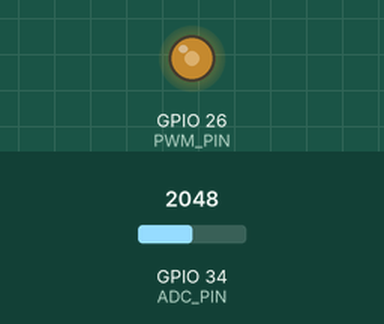
Simulated run of this sketch. Board: ESP32. On the bench: output pins drawn as LEDs (lit = HIGH). The test bench sets the inputs (shaded band); at power-on: GPIO 34 (ADC_PIN) = 2048 (analog values on the 0–4095 scale). What the sketch prints to the serial monitor is not drawn.

Above: at 1.2 s.
1.3 s: GPIO 34 (ADC_PIN) set to 2866
At 1.9 s:
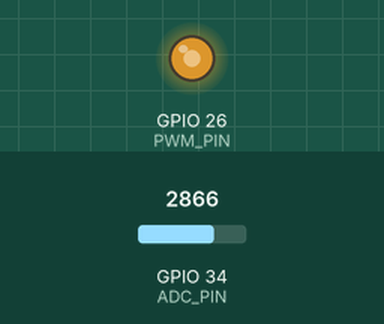
2.8 s: GPIO 34 (ADC_PIN) set to 3603
At 4.0 s:
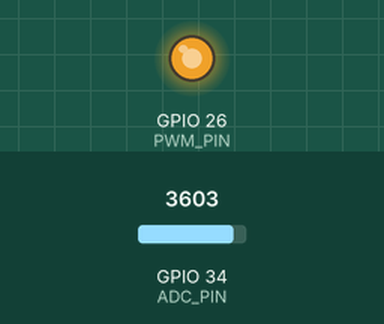
4.3 s: GPIO 34 (ADC_PIN) set to 491
At 5.3 s:
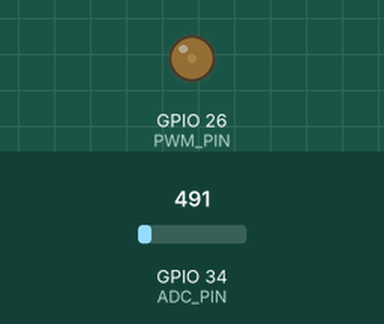
Timing chart, 0 to 7.3 s (numbered marks = the images above; inputs shaded):
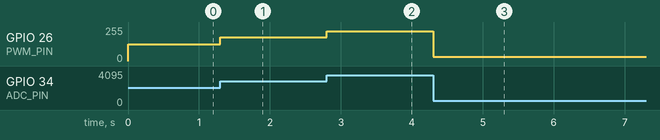

The sketch:

part2_pwm_reconstruction.ino
```cpp
/*
 * LAB1, Part 2 - Signal reconstruction via PWM + external low-pass filter
 * (ESP32, using the LEDC peripheral instead of STM32 hardware timers).
 *
 * PWM_FREQUENCY_HZ = 5000 Hz satisfies the assignment's ">= 10x the 500 Hz
 * sample rate" and ">= 5 kHz" requirements simultaneously.
 * PWM_RESOLUTION_BITS = 10 (1024 duty levels) comfortably fits the LEDC
 * peripheral's clock budget at 5 kHz (5000 * 1024 = 5.12 MHz, well under
 * the 80 MHz APB clock LEDC derives from).
 *
 * The PWM pin must be followed externally by an active low-pass filter
 * with ~0 dB gain at the 500 Hz sample rate and <= -20 dB by 600 Hz (100 Hz
 * above it), per the assignment - that filter is analog hardware, not
 * firmware, and is not implemented here; see report/secciones/metodologia.tex
 * for the filter design notes (a 2nd-order Sallen-Key low-pass is
 * suggested, since a single RC stage cannot reach -20 dB within 100 Hz of
 * a 500 Hz cutoff).
 *
 * Wiring:
 *   - ADC_PIN (GPIO34)  -> wave generator output.
 *   - PWM_PIN (GPIO26, any LEDC-capable GPIO)
 *     -> input of the external active low-pass filter -> oscilloscope
 *        channel 2 (filter output), compared against the generator on
 *        channel 1.
 *
 * Duty cycle mapping: ADC code 0 -> 1% duty, ADC code 4095 -> 99% duty,
 * linearly interpolated, per the assignment's recommendation.
 */

const int ADC_PIN = 34;
const int PWM_PIN = 26;
const uint32_t SAMPLE_PERIOD_US = 2000;      // 2 ms -> 500 Hz sampling
const uint32_t PWM_FREQUENCY_HZ = 5000;      // >= 10x sample rate, >= 5 kHz
const int PWM_RESOLUTION_BITS = 10;          // 1024 duty levels
const int ADC_MAX_CODE = 4095;               // 12-bit

const float DUTY_MIN_FRAC = 0.01f;
const float DUTY_MAX_FRAC = 0.99f;

hw_timer_t *sampleTimer = NULL;
portMUX_TYPE timerMux = portMUX_INITIALIZER_UNLOCKED;

volatile bool sampleReady = false;
volatile uint16_t latestCode = 0;

uint32_t codeToDuty(uint16_t code) {
  float frac = (float)code / (float)ADC_MAX_CODE;
  float duty_frac = DUTY_MIN_FRAC + frac * (DUTY_MAX_FRAC - DUTY_MIN_FRAC);
  return (uint32_t)(duty_frac * ((1 << PWM_RESOLUTION_BITS) - 1));
}

void IRAM_ATTR onSampleTick() {
  portENTER_CRITICAL_ISR(&timerMux);
  uint16_t code = analogRead(ADC_PIN);
  ledcWrite(PWM_PIN, codeToDuty(code));
  latestCode = code;
  sampleReady = true;
  portEXIT_CRITICAL_ISR(&timerMux);
}

void setup() {
  analogReadResolution(12);
  Serial.begin(115200);

  ledcAttach(PWM_PIN, PWM_FREQUENCY_HZ, PWM_RESOLUTION_BITS); // Arduino-ESP32 core 3.x LEDC API (channel-less)
  ledcWrite(PWM_PIN, codeToDuty(0));

  sampleTimer = timerBegin(1000000);              // 1 MHz -> 1 tick = 1 us (Arduino-ESP32 core 3.x timer API)
  timerAttachInterrupt(sampleTimer, &onSampleTick);
  timerAlarm(sampleTimer, SAMPLE_PERIOD_US, true, 0); // period in us, auto-reload, infinite reloads
}

void loop() {
  if (sampleReady) {
    portENTER_CRITICAL(&timerMux);
    uint16_t code = latestCode;
    sampleReady = false;
    portEXIT_CRITICAL(&timerMux);

    uint8_t frame[3] = {0xA5, (uint8_t)(code & 0xFF), (uint8_t)(code >> 8)};
    Serial.write(frame, sizeof(frame));
  }
}
```

Measured:
- after the input at 1.3 s, GPIO 26 (PWM_PIN): 127/255 → 177/255 at once
- after the input at 2.8 s, GPIO 26 (PWM_PIN): 177/255 → 222/255 at once
- after the input at 4.3 s, GPIO 26 (PWM_PIN): 222/255 → 32/255 at once
